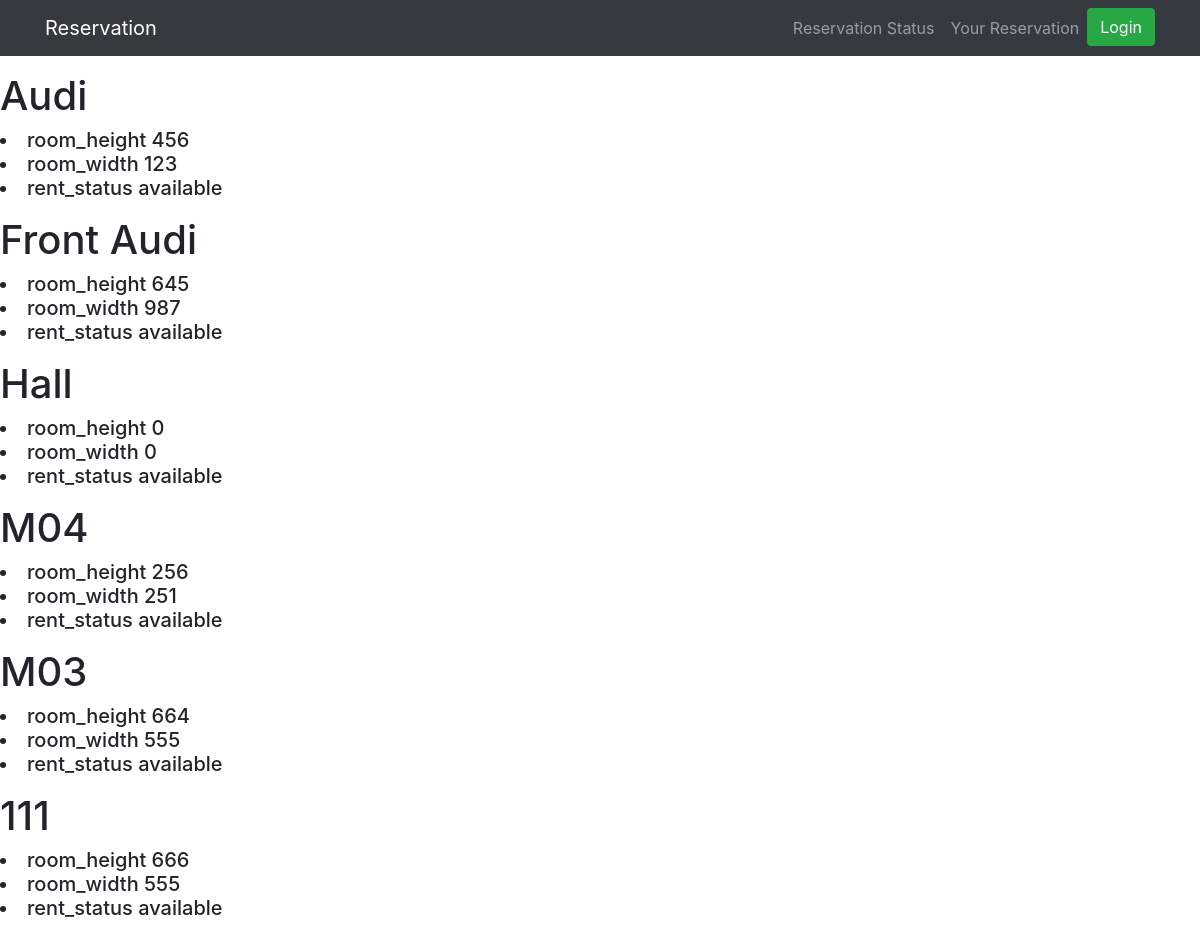
/reservation_room/ (upper part), run on an earlier commit of the app's database.
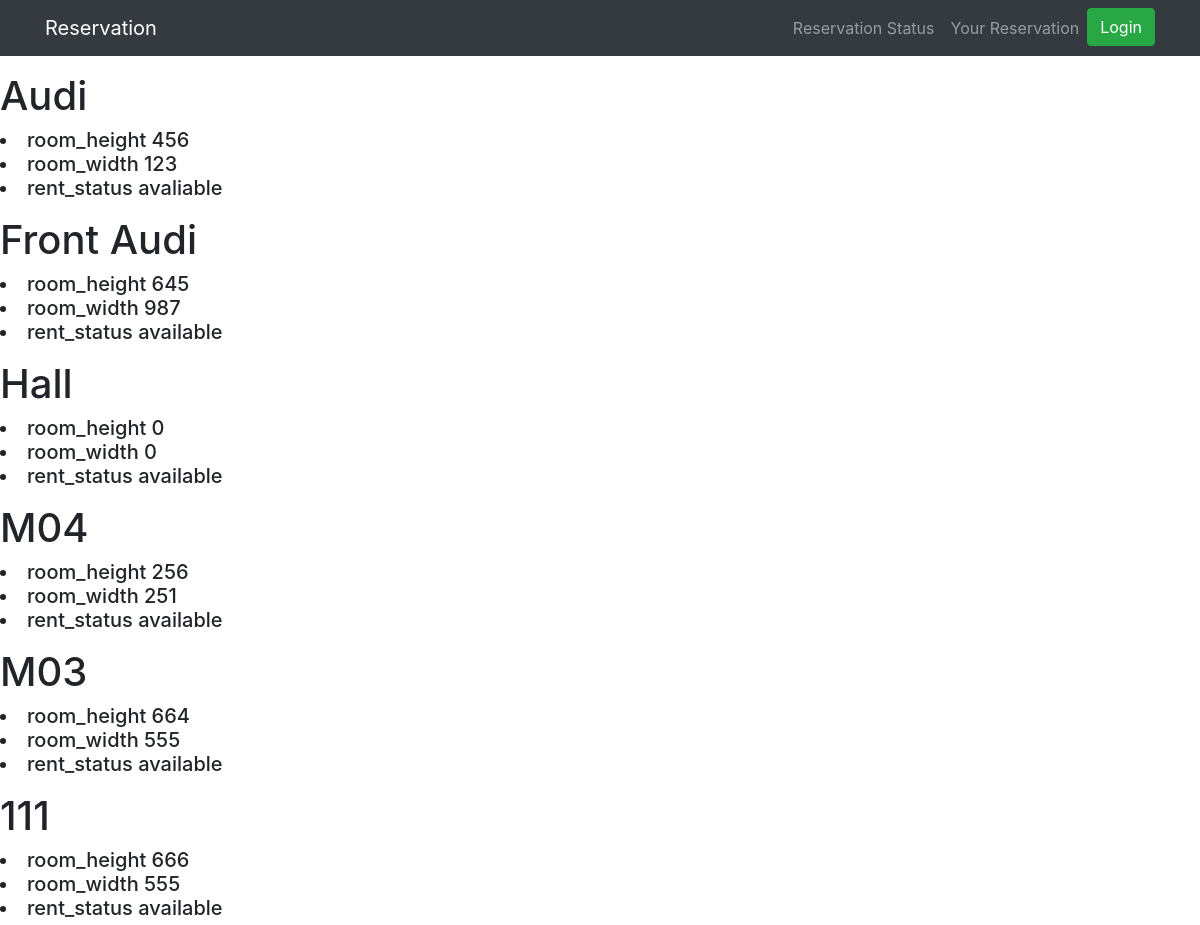
And on a later commit of the database.
### blog/models.py (models this page shows, shortened)
class room(models.Model):
    roomname = models.CharField(max_length=100 , default = 'roomname')
    isavaliable = (('available','available') , ('unavailable','unavailable') , ('pending' , 'pending'), ('reserved', 'reserved'))
    status = models.CharField(max_length = 15 , default = 'available', choices=isavaliable)
    width = models.IntegerField(default = 0)
    height = models.IntegerField(default = 0)
    slug = models.SlugField(max_length=100 , default = 'roomname')
    svgpath = models.CharField(max_length = 3000 , default = "PATH")
    floor = models.IntegerField(default = 1)
    note = models.CharField(max_length = 10, default = "")

### project/views.py (the view, shortened to what this page needs)
# urls.py: path('reservation_room/' , views.room_detail , name= 'reservation_room'),
def room_detail(request):
    rooms = room.objects.all()
    return render(request , 'blog/reservation_room.html' , {'rooms' : rooms})

### templates/blog/reservation_room.html (shortened to what this page needs)
{% extends 'base.html' %}
{% block content %}
{% for room in rooms %}
<p class="wewew"> <h1>{{ room.roomname }}</h1>
<h5>  <li> room_height {{room.height}} </li>
  <li> room_width {{room.width}} </li>
  <li>rent_status {{room.status}} </li> </h5>
</p>
{% endfor %}
{% endblock %}

What changed in the data, as far as the page shows it:
changed room "Audi": status "available" → "avaliable"
